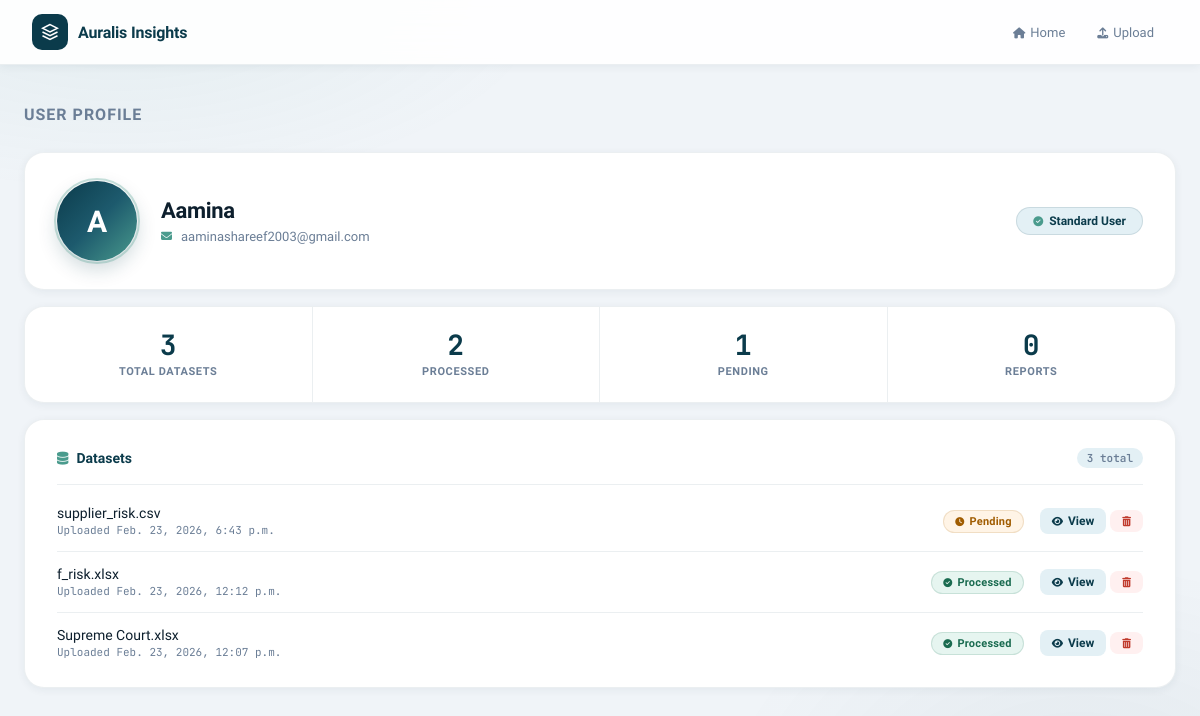
The app's page /profile/ (signed in) with its own data.
### Authentication/models.py (models this page shows, shortened)
class CustomUser(models.Model):
    name = models.CharField(max_length=100)
    email = models.EmailField(unique=True)
    password = models.CharField(max_length=255)

### data_preparation/models.py (models this page shows, shortened)
class Dataset(models.Model):
    user = models.ForeignKey(CustomUser, on_delete=models.CASCADE)
    file = models.FileField(upload_to="datasets/", null=True, blank=True)
    file_name = models.CharField(max_length=255)
    uploaded_at = models.DateTimeField(auto_now_add=True)
    is_processed = models.BooleanField(default=False)
    parent_dataset = models.ForeignKey(
        "self",
        null=True,
        blank=True,
        on_delete=models.SET_NULL,
        related_name="prepared_versions"
    )
    status = models.CharField(
        max_length=20,
        choices=[
            ("original", "Original"),
            ("prepared", "Prepared")
        ],
        default="original"
    )

### data_preparation/views.py (the view)
# urls.py: path("profile/", views.profile_view, name="profile"),
def profile_view(request):
    if "user_id" not in request.session:
        return redirect("login")
    user = CustomUser.objects.get(id=request.session["user_id"])
    total_datasets = Dataset.objects.filter(user=user).count()
    processed_datasets = Dataset.objects.filter(
        user=user, is_processed=True
    ).count()
    pending_datasets = Dataset.objects.filter(
        user=user, is_processed=False
    ).count()
    total_reports = Report.objects.filter(user=user).count()
    recent_datasets = Dataset.objects.filter(
        user_id=request.session["user_id"]
    ).order_by('-id')
    context = {
        "user": user,
        "total_datasets": total_datasets,
        "processed_datasets": processed_datasets,
        "pending_datasets": pending_datasets,
        "total_reports": total_reports,
        "recent_datasets": recent_datasets,
    }
    return render(request, "data_preparation/profile.html", context)

### templates/data_preparation/profile.html (shortened to what this page needs)
<!DOCTYPE html>
<html lang="en">
<head>
<link rel="stylesheet" href="https://cdnjs.cloudflare.com/ajax/libs/font-awesome/6.5.0/css/all.min.css">
</head>
<body>
<div class="topbar">
  <div class="topbar-inner">
    <a href="{% url 'home' %}" class="brand">
      <div class="brand-logo">
        <svg viewBox="0 0 24 24"><path d="M12 2L2 7l10 5 10-5-10-5zM2 17l10 5 10-5M2 12l10 5 10-5"/></svg>
      </div>
      <span class="brand-name">Auralis Insights</span>
    </a>
    <nav class="nav-links">
      <a href="{% url 'home' %}" class="nav-link"><i class="fas fa-home"></i>Home</a>
      <a href="{% url 'upload_data' %}" class="nav-link"><i class="fas fa-upload"></i>Upload</a>
    </nav>
  </div>
</div>
<div class="page">
  <div class="page-title-row">
    <div class="page-title">User Profile</div>
  </div>
  <div class="card profile-hero" style="animation-delay:0.05s">
    <div class="avatar">{{ user.name|slice:":1"|upper }}</div>
    <div class="profile-meta">
      <div class="profile-name">{{ user.name }}</div>
      <div class="profile-details">
        <span class="profile-detail-item"><i class="fas fa-envelope"></i>{{ user.email }}</span>
      </div>
    </div>
    <div class="profile-badge">
      <i class="fas fa-check-circle"></i> Standard User
    </div>
  </div>
  <div class="card stats-card" style="padding:0; animation-delay:0.10s;">
    <div class="stats-row">
      <div class="stat-item">
        <div class="stat-num">{{ total_datasets }}</div>
        <div class="stat-label">Total Datasets</div>
      </div>
      <div class="stat-item">
        <div class="stat-num">{{ processed_datasets }}</div>
        <div class="stat-label">Processed</div>
      </div>
      <div class="stat-item">
        <div class="stat-num">{{ pending_datasets }}</div>
        <div class="stat-label">Pending</div>
      </div>
      <div class="stat-item">
        <div class="stat-num">{{ total_reports }}</div>
        <div class="stat-label">Reports</div>
      </div>
    </div>
  </div>
  <div class="card datasets-card" style="animation-delay:0.15s;">
    <div class="section-head">
      <div class="section-title">
        <i class="fas fa-database"></i> Datasets
      </div>
      {% if recent_datasets %}
      <span class="section-count">{{ recent_datasets|length }} total</span>
      {% endif %}
    </div>
    {% if recent_datasets %}
    <div class="dataset-list">
      {% for ds in recent_datasets %}
      <div class="dataset-row">
        <div>
          <div class="dataset-name">
            <a href="{% url 'dataset_detail' ds.id %}">{{ ds.file_name }}</a>
          </div>
          <div class="dataset-sub">Uploaded {{ ds.uploaded_at }}</div>
        </div>
        <div>
          {% if ds.is_processed %}
            <span class="badge badge-processed"><i class="fas fa-check-circle"></i> Processed</span>
          {% else %}
            <span class="badge badge-pending"><i class="fas fa-clock"></i> Pending</span>
          {% endif %}
        </div>
        <div class="row-actions">
          <a href="{% url 'dataset_detail' ds.id %}" class="action-btn action-view">
            <i class="fas fa-eye"></i> View
          </a>
          <form action="{% url 'delete_dataset' ds.id %}" method="post" style="display:inline;"
                onsubmit="return confirm('Delete this dataset?');">
            <button type="submit" class="action-btn action-delete">
              <i class="fas fa-trash-alt"></i>
            </button>
          </form>
        </div>
      </div>
      {% endfor %}
    </div>
    {% endif %}
  </div>
</div>
</body>
</html>

### records on screen
CustomUser: name "A", name "Aamina", email "aaminashareef2003@gmail.com"
Dataset: file_name "supplier_risk.csv", uploaded_at "Feb. 23, 2026, 6:43 p.m.", is_processed False (drawn)
Dataset: file_name "f_risk.xlsx", uploaded_at "Feb. 23, 2026, 12:12 p.m.", is_processed True (drawn)
Dataset: file_name "Supreme Court.xlsx", uploaded_at "Feb. 23, 2026, 12:07 p.m.", is_processed True (drawn)

### other values on screen
{{ total_datasets }} "3"
{{ processed_datasets }} "2"
{{ pending_datasets }} "1"
{{ total_reports }} "0"
{{ recent_datasets|length }} "3"
